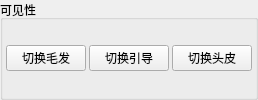
    <widget class="QGroupBox" name="groupBox_5">
     <property name="title">
      <string>可见性</string>
     </property>
     <layout class="QVBoxLayout" name="verticalLayout_8">
      <property name="spacing">
       <number>3</number>
      </property>
      <property name="leftMargin">
       <number>3</number>
      </property>
      <property name="topMargin">
       <number>3</number>
      </property>
      <property name="rightMargin">
       <number>3</number>
      </property>
      <property name="bottomMargin">
       <number>3</number>
      </property>
      <item>
       <layout class="QHBoxLayout" name="horizontalLayout_26">
        <property name="spacing">
         <number>3</number>
        </property>
        <item>
         <widget class="QPushButton" name="vis_hair_pushButton">
          <property name="toolTip">
           <string>复制点击会话</string>
          </property>
          <property name="text">
           <string>切换毛发</string>
          </property>
         </widget>
        </item>
        <item>
         <widget class="QPushButton" name="vis_guides_pushButton">
          <property name="toolTip">
           <string>对称复制选择</string>
          </property>
          <property name="text">
           <string>切换引导</string>
          </property>
         </widget>
        </item>
        <item>
         <widget class="QPushButton" name="vis_scalp_pushButton">
          <property name="toolTip">
           <string>移动引导点击会话</string>
          </property>
          <property name="text">
           <string>切换头皮</string>
          </property>
         </widget>
        </item>
       </layout>
      </item>
     </layout>
    </widget>
